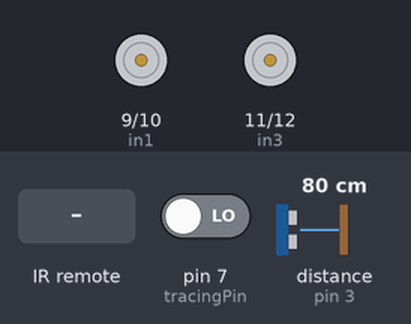
Simulated run of this sketch. Board: Arduino Uno, built with avr-gcc and run on an emulated ATmega328P. Parts: motor-driver pin pairs drawn as motors (green arrow = first pin HIGH = forward, orange = second pin HIGH = backward, longer = more drive, scaled by the enable pin). Wiring (inferred from the names in the program): ultrasonic range finder: trigger pin 4; echo pin 3. Inputs (shaded band) come from the test bench; at power-on: pin 7 (tracingPin) LOW, distance to the obstacle (sensor on pin 3) 80 cm. The echo pulse lasts 58.3 µs per cm; what the sketch prints to the serial monitor is not drawn.

Above: at 1.2 s.
1.3 s: infrared code 0xC26BF044 received
At 2.4 s:
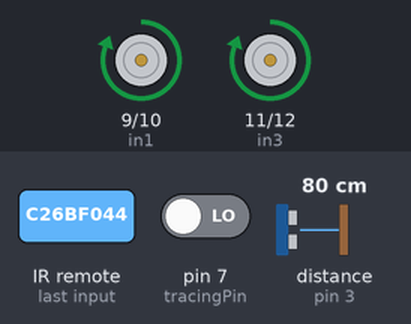
2.8 s: infrared code 0x21E7B370 received
At 3.7 s:
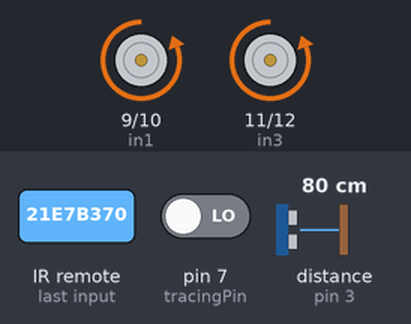
4.3 s: infrared code 0x758C9D82 received
At 5.5 s:
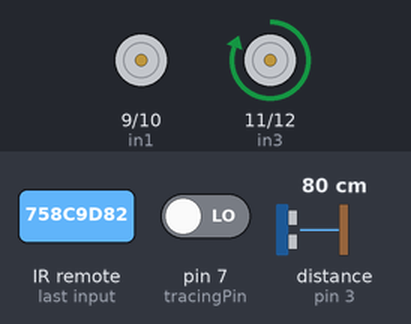
5.8 s: infrared code 0x53801EE8 received
At 7.0 s:
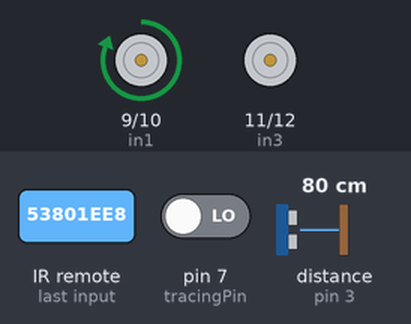
10.3 s: pin 7 (tracingPin) driven HIGH
At 11.3 s:
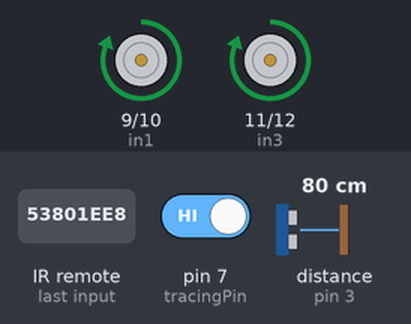
Timing chart, 0 to 12.8 s (numbered marks = the images above; inputs shaded):
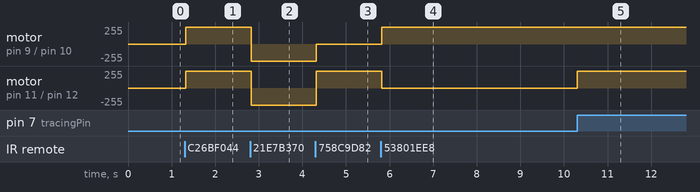

Measured:
- after the input at 1.3 s, motor on pin 9 (in1) / pin 10 (in2), motor on pin 11 (in3) / pin 12 (in4): stopped → forward 255/255 at once
- after the input at 2.8 s, motor on pin 9 (in1) / pin 10 (in2), motor on pin 11 (in3) / pin 12 (in4): forward 255/255 → backward 255/255 at once
- after the input at 4.3 s, motor on pin 9 (in1) / pin 10 (in2): backward 255/255 → stopped at once; motor on pin 11 (in3) / pin 12 (in4): backward 255/255 → forward 255/255 at once
- after the input at 5.8 s, motor on pin 9 (in1) / pin 10 (in2): stopped → forward 255/255 at once; motor on pin 11 (in3) / pin 12 (in4): forward 255/255 → stopped at once
- after the input at 10.3 s, motor on pin 11 (in3) / pin 12 (in4): stopped → forward 255/255 at once

The sketch:

car_ir.ino
```cpp
#include <IRremote.h>
int tracingPin = 7;
int val;

int echo=3;
int trig=4;

long duration;
int distance;

int in1=9; //sinistra
int in2=10; //sinistra
int enA=5; //sinistra

int in3=11; //destra
int in4=12; //destra
int enB=6; //destra

int RECV_PIN = 8;

IRrecv irrecv(RECV_PIN);

decode_results results;

void setup() {
Serial.begin(9600);

  pinMode(in1,OUTPUT);
  pinMode(in2,OUTPUT);
    pinMode(enA,OUTPUT);
  pinMode(in3,OUTPUT);
  pinMode(in4,OUTPUT);
    pinMode(enB,OUTPUT);

pinMode(echo,INPUT);
pinMode(trig,OUTPUT);

pinMode(tracingPin, INPUT);

  Serial.println("Attende");
  irrecv.enableIRIn();
  Serial.println("IR Enabled");
}

void loop() {
  digitalWrite(trig,LOW);
  delayMicroseconds(10);
  digitalWrite(trig,HIGH);
  delayMicroseconds(10);
  digitalWrite(trig,LOW);

    duration = pulseIn(echo,HIGH);
    distance = duration*0.034/2;

 Serial.print("Distanza: ");
 Serial.println(distance);

    analogWrite(enA, 255);
    analogWrite(enB, 255);

val = digitalRead(tracingPin);
if(val == HIGH)
{
   digitalWrite(in1,HIGH);
   digitalWrite(in2,LOW);
   digitalWrite(in3,HIGH);
   digitalWrite(in4,LOW);
}

if (irrecv.decode(&results)) {
    Serial.println(results.value, HEX);
    irrecv.resume();

/*if(results.value==0xE0E040BF||results.value==0xF4BA2988){  //avanti
  if(distance>15){
  digitalWrite(in1,HIGH);
  digitalWrite(in2,LOW);
  digitalWrite(in3,HIGH);
  digitalWrite(in4,LOW);
  else{
  digitalWrite(in1,LOW);
  digitalWrite(in2,LOW);
  digitalWrite(in3,HIGH);
  digitalWrite(in4,LOW);
}
}
}  */
if(results.value==0xC26BF044||results.value==0xE0E006F9){  //avanti
   digitalWrite(in1,HIGH);
   digitalWrite(in2,LOW);
   digitalWrite(in3,HIGH);
   digitalWrite(in4,LOW);
}
if(results.value==0x8AF13528||results.value==0xE0E016E9){  //ferma
  digitalWrite(in1,LOW);
  digitalWrite(in2,LOW);
  digitalWrite(in3,LOW);
  digitalWrite(in4,LOW);
}
if(results.value==0x21E7B370||results.value==0xC4FFB646){   //dietro
  digitalWrite(in1,LOW);
  digitalWrite(in2,HIGH);
  digitalWrite(in3,LOW);
  digitalWrite(in4,HIGH);
}
if(results.value==0x758C9D82||results.value==0xE0E0A659){   //sinistra
  digitalWrite(in1,LOW);
  digitalWrite(in2,LOW);
  digitalWrite(in3,HIGH);
  digitalWrite(in4,LOW);
}
if(results.value==0x53801EE8||results.value==0xE0E046B9){  //adestra
  digitalWrite(in1,HIGH);
  digitalWrite(in2,LOW);
  digitalWrite(in3,LOW);
  digitalWrite(in4,LOW);
}
delay(100);
}
}
```
